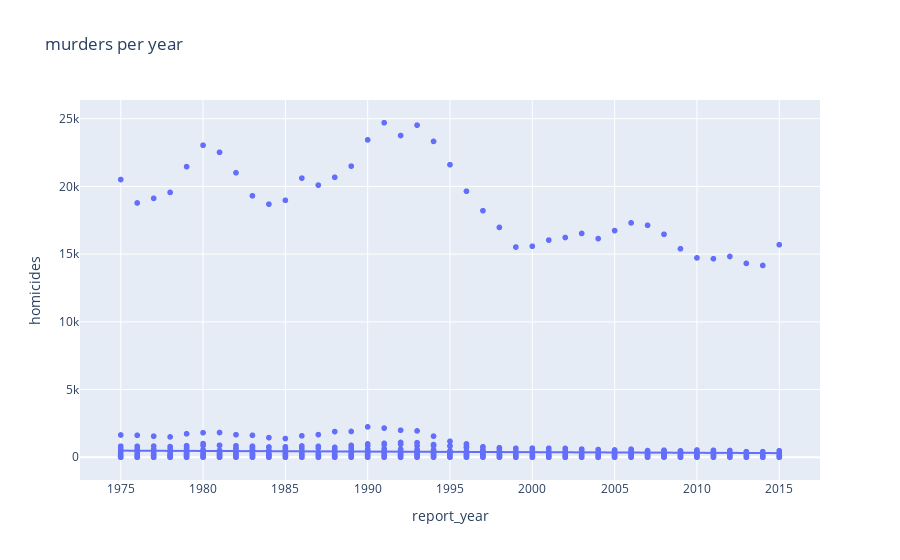

The notebook cell this image was saved under:
### Code cell
#print()
BigTableData = []
for i in range(0,len(tableData),7):
    BigTableData.append(tableData[i:i+7])
#print(BigTableData)


df1 = pd.DataFrame(BigTableData)
print(df1)

fname1 = "homocide.csv"
df2 = pd.read_csv(fname1)




df2.columns = [c.replace(' ', '_') for c in df2.columns]
print(df2)
df2_years = df2["report_year"].drop_duplicates(keep='first')
df2_condensed = pd.DataFrame()
for i in df2:
    


fig4 = px.scatter(df2, x = "report_year",y = "homicides", trendline="ols", title="murders per year")
fig4.show()

### Figure 1 — Plotly figure (JSON) as saved in the notebook; plotly's stock layout.template omitted (floating-point values rounded to 4 significant figures; data arrays with more than 128 entries replaced by an {"elided": "..."} marker saying what was removed)
{"data": [{"hovertemplate": "report_year=%{x}<br>homicides=%{y}<extra></extra>", "legendgroup": "", "marker": {"color": "#636efa", "symbol": "circle"}, "mode": "markers", "name": "", "showlegend": false, "type": "scattergl", "x": {"elided": "2829 int values"}, "xaxis": "x", "y": {"elided": "2829 int values"}, "yaxis": "y"}, {"hovertemplate": "<b>OLS trendline</b><br>homicides = -4.50715 * report_year + 9390.34<br>R<sup>2</sup>=0.000547<br><br>report_year=%{x}<br>homicides=%{y} <b>(trend)</b><extra></extra>", "legendgroup": "", "marker": {"color": "#636efa", "symbol": "circle"}, "mode": "lines", "name": "", "showlegend": false, "type": "scattergl", "x": {"elided": "2795 int values"}, "xaxis": "x", "y": {"elided": "2795 float values"}, "yaxis": "y"}], "layout": {"legend": {"tracegroupgap": 0}, "title": {"text": "murders per year"}, "xaxis": {"anchor": "y", "domain": [0, 1], "title": {"text": "report_year"}}, "yaxis": {"anchor": "x", "domain": [0, 1], "title": {"text": "homicides"}}}}
